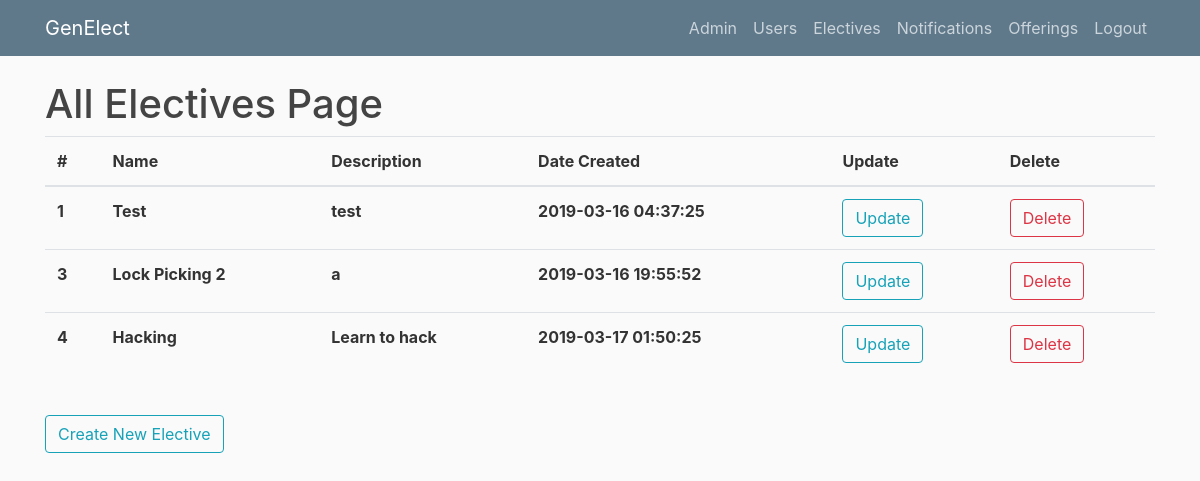
Page /allelectives (signed in) on the earlier database version.
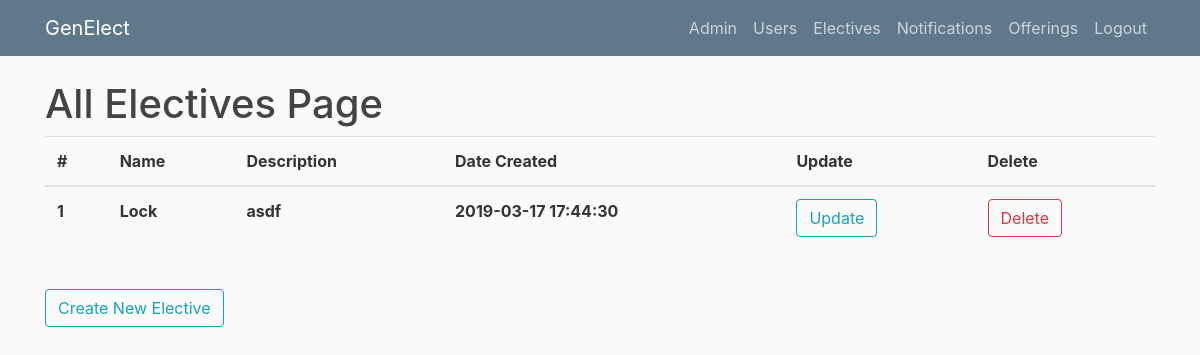
Same page on the later database version.
### genElect/models.py (models this page shows)
class Base(db.Model):
    __abstract__ = True
    id = db.Column(db.Integer, primary_key=True, autoincrement=True)
    date_created = db.Column(db.DateTime, default=db.func.current_timestamp())
    date_modified = db.Column(db.DateTime, default=db.func.current_timestamp(),
            onupdate=db.func.current_timestamp())

class Electives(Base):
    __tablename__ = 'electives'
    name = db.Column(db.String(100))
    description = db.Column(db.String(500))
    prerequisites = db.Column(db.String(500))
    offerings = db.relationship('Offerings', backref='elective', lazy=True)
    completed_users = db.relationship('Completions', backref='elective', lazy=True)

### genElect/__init__.py (the view)
@app.route("/allelectives")
def allelectives():
    if current_user.is_authenticated and (current_user.role == "admin" or current_user.role == "instructor"):
        electives = Electives.query.all()
        return render_template('allelectives.html', electives=electives, title="Electives")
    else:
        return render_template('denied.html')

### genElect/__init__.py (called while the page is built)
@login_manager.user_loader
def load_user(user_id):
    return Users.query.get(int(user_id))

### genElect/templates/allelectives.html
{% extends "layout.html" %}
{% block content %}
    <h1>All Electives Page</h1>
	<table class="table">
	  <thead>
	    <tr>
	      <th scope="col">#</th>
	      <th scope="col">Name</th>
	      <th scope="col">Description</th>
	      <th scope="col">Date Created</th>
	      <th scope="col">Update</th>
	      <th scope="col">Delete</th>
	    </tr>
	  </thead>
	  <tbody>
	  	{% for elective in electives %}
	    <tr>
	      <th scope="row">{{elective.id}}</th>
	      <th scope="row">{{elective.name}}</th>
	      <th scope="row">{{elective.description}}</th>
	      <th scope="row">{{elective.date_created}}</th>
	      <th scope="row"><button type="button" onclick="window.location.href = '/editelective/{{elective.id}}'" class="btn btn-outline-info">Update</button></th>
	      <th scope="row"><button type="button" onclick="window.location.href = '/deleteelective/{{elective.id}}'" class="btn btn-outline-danger">Delete</button></th>
	    </tr>
	    {% endfor %}
	  </tbody>
	</table>
    <br><button type="button" onclick="window.location.href = '/createelective'" class="btn btn-outline-info">Create New Elective</button>
{% endblock content %}

Differences in the rows shown:
removed Electives: id "3", name "Lock Picking 2", description "a", date_created "2019-03-16 19:55:52"
removed Electives: id "4", name "Hacking", description "Learn to hack", date_created "2019-03-17 01:50:25"
changed Electives id 1: name "Test" → "Lock"; description "test" → "asdf"; date_created "2019-03-16 04:37:25" → "2019-03-17 17:44:30"
